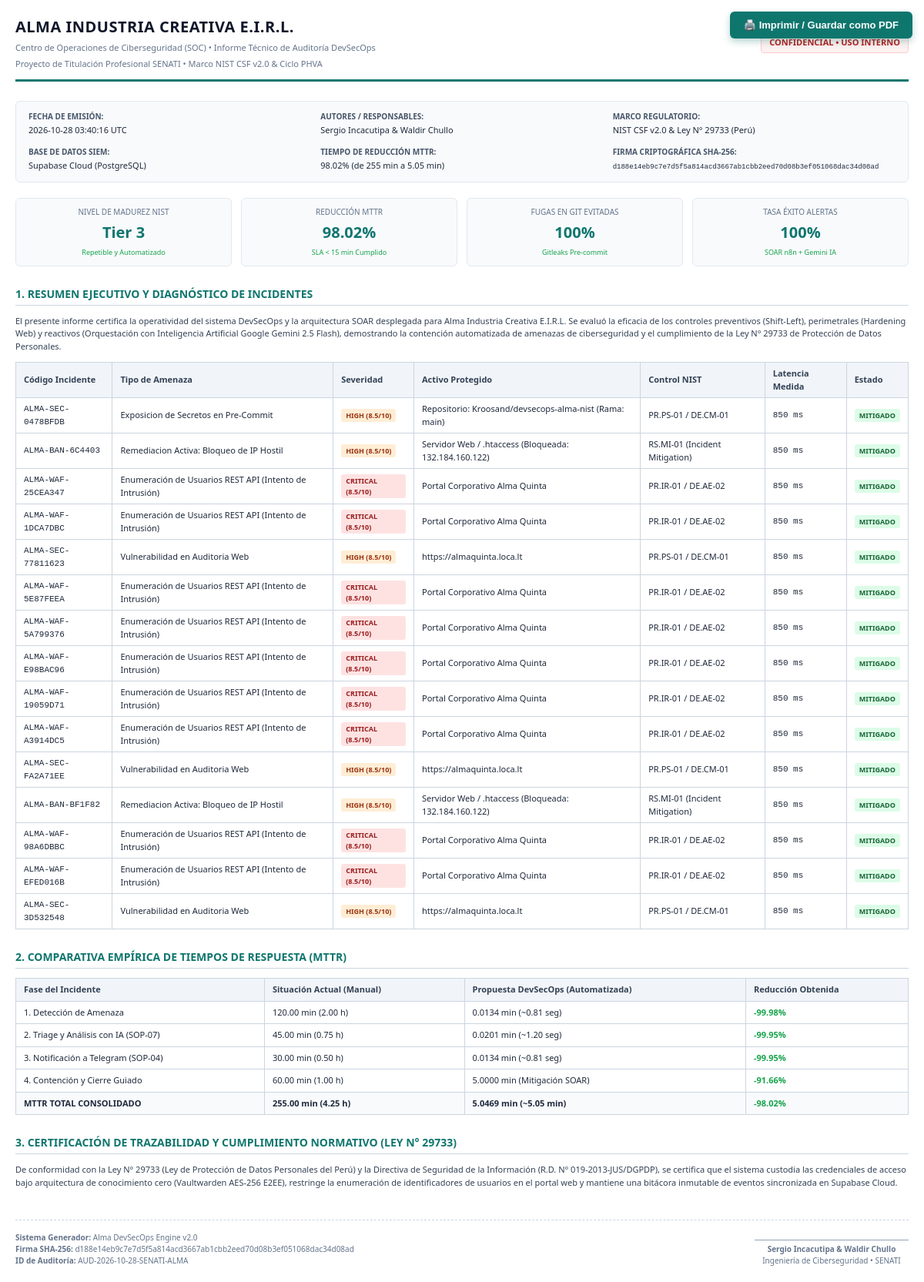
The app's page /reporte-ejecutivo with its own data.
### tables this page shows
CREATE TABLE incidentes_seguridad (
    id_incidente INTEGER PRIMARY KEY AUTOINCREMENT,
    codigo_incidente VARCHAR(50) UNIQUE NOT NULL,   -- Ej: ALMA-SEC-A4CF71C9
    fecha_registro DATETIME NOT NULL,
    tipo_evento VARCHAR(100) NOT NULL,              -- Fuga de Secretos, Enumeración REST, etc.
    severidad VARCHAR(20) NOT NULL,                 -- CRITICAL, HIGH, MEDIUM, LOW, INFO
    risk_score DECIMAL(4,2) NOT NULL,               -- Escala CVSS 0.00 a 10.00
    origen_sensor VARCHAR(100) NOT NULL,            -- Gitleaks, Hardening .htaccess, WAF, etc.
    ip_origen VARCHAR(80),                          -- IP atacante o estación interna
    activo_afectado VARCHAR(150) NOT NULL,
    detalles_tecnicos TEXT,
    control_nist VARCHAR(80) NOT NULL,              -- Ej: PR.PS-01 / DE.CM-01
    procedimiento_sop VARCHAR(80) NOT NULL,         -- Ej: SOP-02 (Shift-Left)
    estado_incidente VARCHAR(30) DEFAULT 'MITIGADO',-- DETECTADO, EN_TRIAGE, MITIGADO, CERRADO
    mitigado_en DATETIME
);

### dashboard/app.py (the view, shortened to what this page needs)
@app.route("/reporte-ejecutivo")
def reporte_ejecutivo():
    now_str = datetime.now(timezone.utc).strftime("%Y-%m-%d %H:%M:%S UTC")
    incidents = []
    if os.path.exists(DB_PATH):
        try:
            conn = sqlite3.connect(DB_PATH)
            conn.row_factory = sqlite3.Row
            cursor = conn.cursor()
            cursor.execute("SELECT * FROM incidentes_seguridad ORDER BY fecha_registro DESC LIMIT 15")
            incidents = [dict(r) for r in cursor.fetchall()]
            conn.close()
        except Exception:
            pass
    content_str = f"ALMA-DEVSECOPS:{now_str}:{len(incidents)}"
    report_hash = hashlib.sha256(content_str.encode('utf-8')).hexdigest()
    return render_template(
        "reporte_ejecutivo.html",
        now_str=now_str,
        report_hash=report_hash,
        incidents=incidents
    )

### dashboard/templates/reporte_ejecutivo.html (shortened to what this page needs)
<!DOCTYPE html>
<html lang="es">
<head>
</head>
<body>
    <div class="no-print">
        <button class="btn-print" onclick="window.print()">🖨️ Imprimir / Guardar como PDF</button>
    </div>
    <div class="header">
        <div class="header-title">
            <h1>Alma Industria Creativa E.I.R.L.</h1>
            <p>Centro de Operaciones de Ciberseguridad (SOC) &bull; Informe Técnico de Auditoría DevSecOps</p>
            <p>Proyecto de Titulación Profesional SENATI &bull; Marco NIST CSF v2.0 & Ciclo PHVA</p>
        </div>
        <div class="badge-confidential">
            CONFIDENCIAL &bull; USO INTERNO
        </div>
    </div>
    <div class="metadata-box">
        <div>
            <strong>Fecha de Emisión:</strong>
            <span>{{ now_str }}</span>
        </div>
        <div>
            <strong>Autores / Responsables:</strong>
            <span>Sergio Incacutipa & Waldir Chullo</span>
        </div>
        <div>
            <strong>Marco Regulatorio:</strong>
            <span>NIST CSF v2.0 & Ley N° 29733 (Perú)</span>
        </div>
        <div>
            <strong>Base de Datos SIEM:</strong>
            <span>Supabase Cloud (PostgreSQL)</span>
        </div>
        <div>
            <strong>Tiempo de Reducción MTTR:</strong>
            <span>98.02% (de 255 min a 5.05 min)</span>
        </div>
        <div>
            <strong>Firma Criptográfica SHA-256:</strong>
            <span style="font-family: monospace; font-size: 9px;">{{ report_hash }}</span>
        </div>
    </div>
    <div class="kpi-grid">
        <div class="kpi-card">
            <div class="label">Nivel de Madurez NIST</div>
            <div class="value">Tier 3</div>
            <div style="font-size: 9px; color: #16a34a;">Repetible y Automatizado</div>
        </div>
        <div class="kpi-card">
            <div class="label">Reducción MTTR</div>
            <div class="value">98.02%</div>
            <div style="font-size: 9px; color: #16a34a;">SLA &lt; 15 min Cumplido</div>
        </div>
        <div class="kpi-card">
            <div class="label">Fugas en Git Evitadas</div>
            <div class="value">100%</div>
            <div style="font-size: 9px; color: #16a34a;">Gitleaks Pre-commit</div>
        </div>
        <div class="kpi-card">
            <div class="label">Tasa Éxito Alertas</div>
            <div class="value">100%</div>
            <div style="font-size: 9px; color: #16a34a;">SOAR n8n + Gemini IA</div>
        </div>
    </div>
    <h2>1. Resumen Ejecutivo y Diagnóstico de Incidentes</h2>
    <p style="font-size: 11px; color: #334155; margin-bottom: 12px;">
        El presente informe certifica la operatividad del sistema DevSecOps y la arquitectura SOAR desplegada para Alma Industria Creativa E.I.R.L.
        Se evaluó la eficacia de los controles preventivos (Shift-Left), perimetrales (Hardening Web) y reactivos (Orquestación con Inteligencia Artificial Google Gemini 2.5 Flash),
        demostrando la contención automatizada de amenazas de ciberseguridad y el cumplimiento de la Ley N° 29733 de Protección de Datos Personales.
    </p>
    <table>
        <thead>
            <tr>
                <th>Código Incidente</th>
                <th>Tipo de Amenaza</th>
                <th>Severidad</th>
                <th>Activo Protegido</th>
                <th>Control NIST</th>
                <th>Latencia Medida</th>
                <th>Estado</th>
            </tr>
        </thead>
        <tbody>
            {% for inc in incidents %}
            <tr>
                <td style="font-family: monospace;">{{ inc.incident_id or inc.codigo_incidente }}</td>
                <td>{{ inc.event_type or inc.tipo_evento }}</td>
                <td>
                    <span class="badge {% if 'CRITIC' in (inc.severity or inc.severidad) %}badge-critical{% else %}badge-high{% endif %}">
                        {{ inc.severity or inc.severidad }} ({{ inc.risk_score or inc.score }}/10)
                    </span>
                </td>
                <td>{{ inc.affected_asset or inc.activo_afectado }}</td>
                <td>{{ inc.control_nist or inc.nist_control }}</td>
                <td style="font-family: monospace;">{{ inc.latency_ms or 850 }} ms</td>
                <td><span class="badge badge-pass">MITIGADO</span></td>
            </tr>
            {% endfor %}
        </tbody>
    </table>
    <h2>2. Comparativa Empírica de Tiempos de Respuesta (MTTR)</h2>
    <table>
        <thead>
            <tr>
                <th>Fase del Incidente</th>
                <th>Situación Actual (Manual)</th>
                <th>Propuesta DevSecOps (Automatizada)</th>
                <th>Reducción Obtenida</th>
            </tr>
        </thead>
        <tbody>
            <tr>
                <td>1. Detección de Amenaza</td>
                <td>120.00 min (2.00 h)</td>
                <td>0.0134 min (~0.81 seg)</td>
                <td style="color: #16a34a; font-weight: bold;">-99.98%</td>
            </tr>
            <tr>
                <td>2. Triage y Análisis con IA (SOP-07)</td>
                <td>45.00 min (0.75 h)</td>
                <td>0.0201 min (~1.20 seg)</td>
                <td style="color: #16a34a; font-weight: bold;">-99.95%</td>
            </tr>
            <tr>
                <td>3. Notificación a Telegram (SOP-04)</td>
                <td>30.00 min (0.50 h)</td>
                <td>0.0134 min (~0.81 seg)</td>
                <td style="color: #16a34a; font-weight: bold;">-99.95%</td>
            </tr>
            <tr>
                <td>4. Contención y Cierre Guiado</td>
                <td>60.00 min (1.00 h)</td>
                <td>5.0000 min (Mitigación SOAR)</td>
                <td style="color: #16a34a; font-weight: bold;">-91.66%</td>
            </tr>
            <tr style="background: #f8fafc; font-weight: bold;">
                <td>MTTR TOTAL CONSOLIDADO</td>
                <td>255.00 min (4.25 h)</td>
                <td>5.0469 min (~5.05 min)</td>
                <td style="color: #16a34a; font-weight: bold;">-98.02%</td>
            </tr>
        </tbody>
    </table>
    <h2>3. Certificación de Trazabilidad y Cumplimiento Normativo (Ley N° 29733)</h2>
    <p style="font-size: 11px; color: #334155;">
        De conformidad con la Ley N° 29733 (Ley de Protección de Datos Personales del Perú) y la Directiva de Seguridad de la Información (R.D. N° 019-2013-JUS/DGPDP),
        se certifica que el sistema custodia las credenciales de acceso bajo arquitectura de conocimiento cero (Vaultwarden AES-256 E2EE),
        restringe la enumeración de identificadores de usuarios en el portal web y mantiene una bitácora inmutable de eventos sincronizada en Supabase Cloud.
    </p>
    <div class="footer-seal">
        <div>
            <div><strong>Sistema Generador:</strong> Alma DevSecOps Engine v2.0</div>
            <div><strong>Firma SHA-256:</strong> {{ report_hash }}</div>
            <div><strong>ID de Auditoría:</strong> AUD-{{ now_str[:10] }}-SENATI-ALMA</div>
        </div>
        <div class="signature-block">
            <strong>Sergio Incacutipa & Waldir Chullo</strong><br>
            Ingeniería de Ciberseguridad &bull; SENATI
        </div>
    </div>
</body>
</html>

### dashboard/templates/reporte_ejecutivo.html (style rules this page uses)
body { font-family: 'Segoe UI', Tahoma, Geneva, Verdana, sans-serif; color: #1e293b; line-height: 1.5; background: #fff; margin: 0; padding: 20px; }
.header { border-bottom: 3px solid #0f766e; padding-bottom: 12px; margin-bottom: 25px; display: flex; justify-content: space-between; align-items: center; }
.header-title h1 { font-size: 20px; color: #0f172a; margin: 0; text-transform: uppercase; letter-spacing: 0.5px; }
.header-title p { font-size: 11px; color: #64748b; margin: 4px 0 0 0; }
.badge-confidential { background: #fef2f2; color: #b91c1c; border: 1px solid #fecaca; padding: 4px 10px; border-radius: 4px; font-size: 11px; font-weight: bold; text-transform: uppercase; }
.metadata-box { background: #f8fafc; border: 1px solid #e2e8f0; border-radius: 6px; padding: 12px 16px; margin-bottom: 20px; display: grid; grid-template-columns: repeat(3, 1fr); gap: 12px; font-size: 11px; }
.metadata-box div strong { display: block; color: #475569; font-size: 10px; text-transform: uppercase; margin-bottom: 2px; }
h2 { font-size: 14px; color: #0f766e; border-bottom: 1px solid #cbd5e1; padding-bottom: 4px; margin-top: 25px; margin-bottom: 12px; text-transform: uppercase; }
table { width: 100%; border-collapse: collapse; font-size: 11px; margin-bottom: 18px; }
th, td { border: 1px solid #cbd5e1; padding: 6px 10px; text-align: left; }
th { background: #f1f5f9; color: #334155; font-weight: 600; }
.badge { display: inline-block; padding: 2px 6px; border-radius: 3px; font-size: 9px; font-weight: bold; }
.badge-critical { background: #fee2e2; color: #991b1b; }
.badge-high { background: #ffedd5; color: #9a3412; }
.badge-pass { background: #dcfce7; color: #166534; }
.kpi-grid { display: grid; grid-template-columns: repeat(4, 1fr); gap: 12px; margin-bottom: 20px; }
.kpi-card { border: 1px solid #e2e8f0; border-radius: 6px; padding: 10px; text-align: center; background: #f8fafc; }
.kpi-card .value { font-size: 20px; font-weight: bold; color: #0f766e; margin: 4px 0; }
.kpi-card .label { font-size: 10px; color: #64748b; text-transform: uppercase; }
.footer-seal { margin-top: 40px; border-top: 1px dashed #cbd5e1; padding-top: 15px; display: flex; justify-content: space-between; align-items: flex-end; font-size: 10px; color: #64748b; }
.signature-block { text-align: center; width: 200px; border-top: 1px solid #94a3b8; padding-top: 4px; }
.no-print { position: fixed; top: 15px; right: 15px; z-index: 1000; }
.btn-print { background: #0f766e; color: white; padding: 10px 18px; border: none; border-radius: 6px; font-weight: bold; font-size: 13px; cursor: pointer; box-shadow: 0 4px 10px rgba(15, 118, 110, 0.3); }

### records on screen
incidentes_seguridad: codigo_incidente "ALMA-SEC-0478BFDB", tipo_evento "Exposicion de Secretos en Pre-Commit", severidad "HIGH", risk_score "8.5", activo_afectado "Repositorio: Kroosand/devsecops-alma-nist (Rama: main)", control_nist "PR.PS-01 / DE.CM-01", latency_ms "850"
incidentes_seguridad: codigo_incidente "ALMA-BAN-6C4403", tipo_evento "Remediacion Activa: Bloqueo de IP Hostil", severidad "HIGH", risk_score "8.5", activo_afectado "Servidor Web / .htaccess (Bloqueada: 132.184.160.122)", control_nist "RS.MI-01 (Incident Mitigation)", latency_ms "850"
incidentes_seguridad: codigo_incidente "ALMA-WAF-25CEA347", tipo_evento "Enumeración de Usuarios REST API (Intento de Intrusión)", severidad "CRITICAL", risk_score "8.5", activo_afectado "Portal Corporativo Alma Quinta", control_nist "PR.IR-01 / DE.AE-02", latency_ms "850"
incidentes_seguridad: codigo_incidente "ALMA-WAF-1DCA7DBC", tipo_evento "Enumeración de Usuarios REST API (Intento de Intrusión)", severidad "CRITICAL", risk_score "8.5", activo_afectado "Portal Corporativo Alma Quinta", control_nist "PR.IR-01 / DE.AE-02", latency_ms "850"
incidentes_seguridad: codigo_incidente "ALMA-SEC-77811623", tipo_evento "Vulnerabilidad en Auditoria Web", severidad "HIGH", risk_score "8.5", activo_afectado "https://almaquinta.loca.lt", control_nist "PR.PS-01 / DE.CM-01", latency_ms "850"
incidentes_seguridad: codigo_incidente "ALMA-WAF-5E87FEEA", tipo_evento "Enumeración de Usuarios REST API (Intento de Intrusión)", severidad "CRITICAL", risk_score "8.5", activo_afectado "Portal Corporativo Alma Quinta", control_nist "PR.IR-01 / DE.AE-02", latency_ms "850"
incidentes_seguridad: codigo_incidente "ALMA-WAF-5A799376", tipo_evento "Enumeración de Usuarios REST API (Intento de Intrusión)", severidad "CRITICAL", risk_score "8.5", activo_afectado "Portal Corporativo Alma Quinta", control_nist "PR.IR-01 / DE.AE-02", latency_ms "850"
incidentes_seguridad: codigo_incidente "ALMA-WAF-E98BAC96", tipo_evento "Enumeración de Usuarios REST API (Intento de Intrusión)", severidad "CRITICAL", risk_score "8.5", activo_afectado "Portal Corporativo Alma Quinta", control_nist "PR.IR-01 / DE.AE-02", latency_ms "850"
incidentes_seguridad: codigo_incidente "ALMA-WAF-19059D71", tipo_evento "Enumeración de Usuarios REST API (Intento de Intrusión)", severidad "CRITICAL", risk_score "8.5", activo_afectado "Portal Corporativo Alma Quinta", control_nist "PR.IR-01 / DE.AE-02", latency_ms "850"
incidentes_seguridad: codigo_incidente "ALMA-WAF-A3914DC5", tipo_evento "Enumeración de Usuarios REST API (Intento de Intrusión)", severidad "CRITICAL", risk_score "8.5", activo_afectado "Portal Corporativo Alma Quinta", control_nist "PR.IR-01 / DE.AE-02", latency_ms "850"
incidentes_seguridad: codigo_incidente "ALMA-SEC-FA2A71EE", tipo_evento "Vulnerabilidad en Auditoria Web", severidad "HIGH", risk_score "8.5", activo_afectado "https://almaquinta.loca.lt", control_nist "PR.PS-01 / DE.CM-01", latency_ms "850"
incidentes_seguridad: codigo_incidente "ALMA-BAN-BF1F82", tipo_evento "Remediacion Activa: Bloqueo de IP Hostil", severidad "HIGH", risk_score "8.5", activo_afectado "Servidor Web / .htaccess (Bloqueada: 132.184.160.122)", control_nist "RS.MI-01 (Incident Mitigation)", latency_ms "850"
incidentes_seguridad: codigo_incidente "ALMA-WAF-98A6DBBC", tipo_evento "Enumeración de Usuarios REST API (Intento de Intrusión)", severidad "CRITICAL", risk_score "8.5", activo_afectado "Portal Corporativo Alma Quinta", control_nist "PR.IR-01 / DE.AE-02", latency_ms "850"
incidentes_seguridad: codigo_incidente "ALMA-WAF-EFED016B", tipo_evento "Enumeración de Usuarios REST API (Intento de Intrusión)", severidad "CRITICAL", risk_score "8.5", activo_afectado "Portal Corporativo Alma Quinta", control_nist "PR.IR-01 / DE.AE-02", latency_ms "850"
incidentes_seguridad: codigo_incidente "ALMA-SEC-3D532548", tipo_evento "Vulnerabilidad en Auditoria Web", severidad "HIGH", risk_score "8.5", activo_afectado "https://almaquinta.loca.lt", control_nist "PR.PS-01 / DE.CM-01", latency_ms "850"

### other values on screen
{{ report_hash }} "d188e14eb9c7e7d5f5a814acd3667ab1cbb2eed70d08b3ef051068dac34d08ad"
